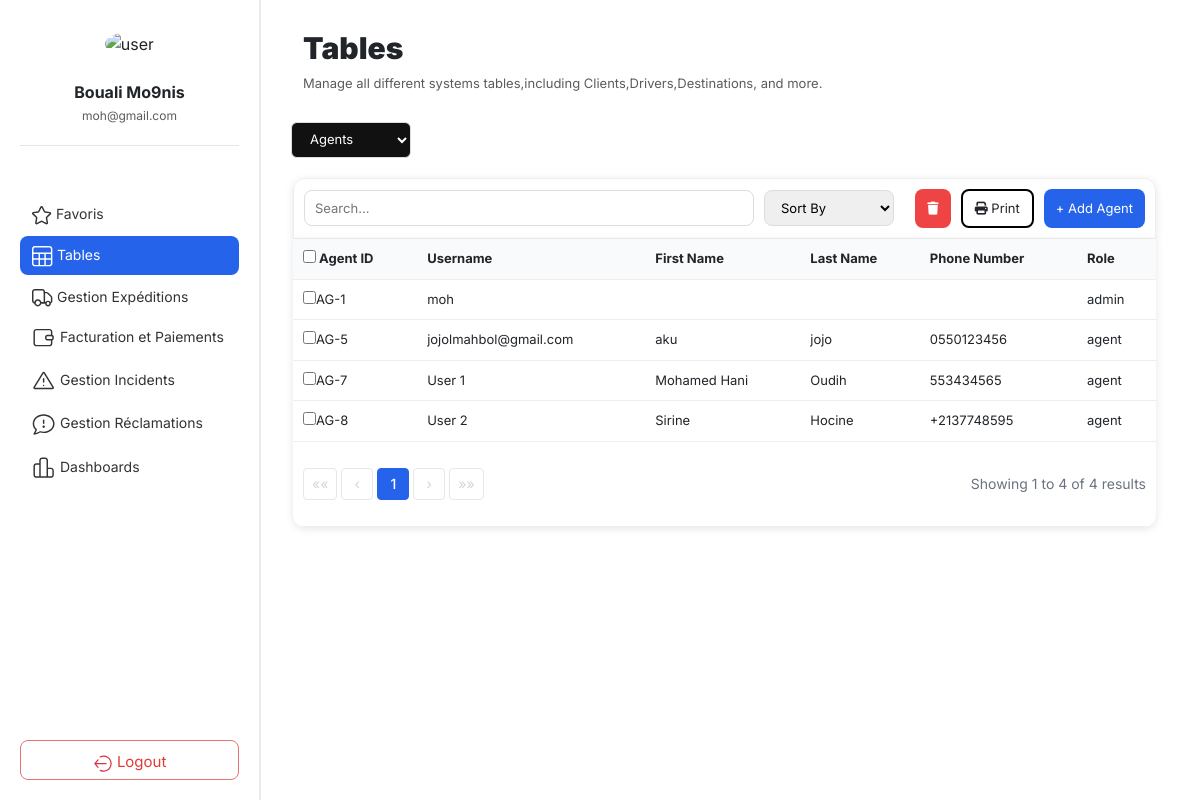
Screenshot of /table/agents/ (signed in) with the database file from the repository.
### core/models/models.py (models this page shows, shortened)
class Profile(models.Model):
    user = models.OneToOneField(User, on_delete=models.CASCADE, related_name='profile')
    role = models.CharField(
        max_length=10,
        choices=[
            ('admin', 'Administrator'),
            ('agent', 'Delivery Agent'),
        ],
        default='agent'
    )
    phone = models.CharField(max_length=20, blank=True)
    created_at = models.DateTimeField(auto_now_add=True)

### core/web/views.py (the view, shortened to what this page needs)
# urls.py: path("table/agents/", views.list_agents, name="list_agents"),
def list_agents(request):
	try:
		Profile = apps.get_model("core", "Profile")
	except LookupError as e:
		raise Http404("Agent model not found (check core/models/models.py).") from e
	db_table = Profile._meta.db_table
	search_query = request.GET.get('search', '').strip()
	agents = Profile.objects.all()
	if search_query:
		agents = agents.filter(
			Q(user__first_name__icontains=search_query) |
			Q(user__last_name__icontains=search_query) |
			Q(role__icontains=search_query)
		)
	page_obj = Paginator(agents, 10).get_page(request.GET.get("page"))
	return render(request, "table/agent/agent.html", {"page_obj": page_obj})

### core/web/templates/table/agent/agent.html (shortened to what this page needs)
{% extends "home.html" %}
{% load static %}
{% block content %}
<div class="tables-top">
    <div class="table-header">
            <h2><b>Tables</b></h2>
            <p class="text-muted">Manage all different systems tables,including Clients,Drivers,Destinations, and more.</p>
    </div>
    <select name="table" class="table-select" onchange="if (this.value) { window.location.href = this.value; }">
            {% if  user.profile.role == 'admin' %}
            <option value="{% url 'list_agents' %}" selected>Agents</option>
            {% endif %}
    </select>
</div>
<section class="table-section">
    <div class="table-actions">
        <form method="get" class="form-actions">
            <div class="left">
                <input type="text" name="search" id="search" placeholder="Search..." value="{{ request.GET.search }}">
                <select id="filter" name="filter">
                    <option value="" disabled {% if not request.GET.filter %}selected{% endif %}>Sort By</option>
                </select>
            </div>
            <div class="right">
                <button type="button" class="btn danger">
                    <i class="fa-solid fa-trash"></i>
                </button>
                <button type="button" class="btn light">
                    <i class="fa-solid fa-print"></i> Print
                </button>
                <button type="button" class="btn primary " id="AddAgentButton">
                    + Add Agent
                </button>
            </div>
        </form>
    </div>
    <div class="table-content">
        <table>
            <thead>
                <tr>
                    <th>
                        <label>
                            <input type="checkbox" id="selectAll">
                            Agent ID
                        </label>
                    </th>
                    <th>Username</th>
                    <th>First Name</th>
                    <th>Last Name</th>
                    <th>Phone Number</th>
                    <th>Role</th>
                </tr>
            </thead>
            <tbody>
                {% for agent in page_obj %}
                <tr>
                    <td class="id-col"><input type="checkbox" value="{{ agent.id }}">AG-{{ agent.id }}</td>
                    <td>{{ agent.user }}</td>
                    <td>{{ agent.user.first_name }}</td>
                    <td>{{ agent.user.last_name }}</td>
                    <td>{{ agent.phone }}</td>
                    <td>{{ agent.role }}</td>
                </tr>
                {% empty %}
                <tr>
                    <td colspan="6">No agents found.</td>
                </tr>
                {% endfor %}
            </tbody>
            <tfoot>
                <tr>
                    <td colspan="6">
                        <div class="pagination-footer">
                            <div class="pagination">
                                {% if page_obj.has_previous %}
                                    <a href="?page=1" class="pagination-nav">««</a>
                                    <a href="?page={{ page_obj.previous_page_number }}" class="pagination-nav">‹</a>
                                {% else %}
                                    <span class="pagination-nav disabled">««</span>
                                    <span class="pagination-nav disabled">‹</span>
                                {% endif %}
                                {% for num in page_obj.paginator.page_range %}
                                    {% if num == page_obj.number %}
                                        <strong class="pagination-current">{{ num }}</strong>
                                    {% elif num > page_obj.number|add:'-3' and num < page_obj.number|add:'3' %}
                                        <a href="?page={{ num }}" class="pagination-link">{{ num }}</a>
                                    {% elif num == 1 or num == page_obj.paginator.num_pages %}
                                        <a href="?page={{ num }}" class="pagination-link">{{ num }}</a>
                                    {% elif num == page_obj.number|add:'-3' or num == page_obj.number|add:'3' %}
                                        <span class="pagination-ellipsis">...</span>
                                    {% endif %}
                                {% endfor %}
                                {% if page_obj.has_next %}
                                    <a href="?page={{ page_obj.next_page_number }}" class="pagination-nav">›</a>
                                    <a href="?page={{ page_obj.paginator.num_pages }}" class="pagination-nav">»»</a>
                                {% else %}
                                    <span class="pagination-nav disabled">›</span>
                                    <span class="pagination-nav disabled">»»</span>
                                {% endif %}
                            </div>
                            <div class="pagination-info">
                                Showing {{ page_obj.start_index }} to {{ page_obj.end_index }} of {{ page_obj.paginator.count }} results
                            </div>
                        </div>
                    </td>
                </tr>
            </tfoot>
        </table>
    </div>
</section>
{% endblock %}

### core/web/templates/home.html (shortened to what this page needs)
{% load static %}
<!DOCTYPE html>
<html lang="en">
<head>
    <link href="https://cdn.jsdelivr.net/npm/bootstrap@5.3.2/dist/css/bootstrap.min.css" rel="stylesheet">
    <link rel="stylesheet" href="{% static 'css/home.css' %}">
    <link rel="stylesheet" href="{% static 'css/client.css' %}">
    <link rel="stylesheet" href="https://cdnjs.cloudflare.com/ajax/libs/font-awesome/6.5.0/css/all.min.css" />
</head>
<body>
    <div class="layout">
        <aside class="sidebar">
            <div class="profile">
                <img src="{% static 'images/avatar.png' %}" alt="user">
                <h3>{{ user.first_name |default:"Bouali " }} {{ user.last_name |default:"Mo9nis"}}</h3>
                <p class="text-muted">{{ user.email |default:"mwines@123.com"}}</p>
            </div>
            <nav class="nav-menu">
                <a href="{% url 'favorite_list' %}" class="menu-item ">     Favoris</a>
                <a href="{% url 'table' %}" class="menu-item {% if request.path|slice:':7' == '/table/' %}active{% endif %}">     Tables</a>
                <a href="{% url 'expedition_list' %}" class="menu-item {% if request.path|slice:':12' == '/expedition/' %} active{% endif %}">     Gestion Expéditions</a>
                <a href="{% url 'facturation_view' %}" class="menu-item {% if request.path|slice:':13' == '/facturation/' %}active{% endif %}">
                      Facturation et Paiements</a>
                <a href="{% url 'incident_list' %}" class="menu-item {% if request.path|slice:':10' == '/incident/' %}active{% endif %}">
                     Gestion Incidents</a>
                <a href="{% url 'reclamation_view' %}" class="menu-item {% if request.resolver_match.url_name == 'reclamation_view' %}active{% endif %}">
                     Gestion Réclamations</a>
                {% if  user.profile.role == 'admin' %}
                <a href="{% url 'commercial_dashboard' %}" class="menu-item {% if request.resolver_match.url_name == 'commercial_dashboard' %}active{% endif %}">
                     Dashboards</a>
                {% endif %}
            </nav>
            <div class="logout">
                <a href="{% url 'login' %}"><button>
                    Logout
                </button></a>
            </div>
        </aside>
        <main class="main-content">
            {% block content %}
            {% endblock %}
        </main>
    </div>
</body>
</html>

### core/web/static/css/home.css (style rules this page uses)
* { box-sizing: border-box; }
body { margin: 0; font-family: 'Inter', sans-serif; }
.sidebar { width:260px; height: 100vh; background-color: white; border-right: 1px soli; display: flex; flex-direction: column; justify-content: space-between; padding: 20px; flex: 0 0 260px; position: fixed; top: 0; left: 0; bottom: 0; border-right: 1px solid #e9ecef; box-shadow: none; }
.profile { text-align: center; border-bottom: 1px solid #e5e5e5; padding-bottom: 20px; }
.profile img { width: 70px; height: 70px; padding: 12px; border-radius: 50%; margin-bottom: 10px; }
.profile h3 { margin: 5px 0; font-size: 16px; font-weight: bold; }
.profile p { margin: 0; font-size: 12px; color: #6c757d; }
.nav-menu { display: flex; flex-direction: column; margin-top: -200px; }
.menu-item { text-decoration: none; font-size: 14px; color: #333; padding: 8px 12px; border-radius: 8px; margin-bottom: 3px; transition: 0.3s; }
.menu-item.active { background-color: #2563eb; color: white; }
.logout button { width: 100%; height: 40px; font-size: 15px; line-height: 40px; text-align: center; border: 1px solid #e57373; border-radius: 8px; background-color: white; color: #e53935; cursor: pointer; }
.main-content { flex: 1 1 auto; min-width: 0; width: auto; padding: 20px; overflow: auto; background-color: #fff ; margin-left: 260px; min-height: 100vh; border-left: 1px solid #e9ecef; }

### core/web/static/css/client.css (style rules this page uses)
.main-content { background: #f5f6fa; padding: 30px; }
.tables-top { margin-bottom: 6px; }
.table-header h2 { font-size: 30px; margin-left: 12px; font-weight: 600; }
.table-header p { font-size: 13px; margin-left: 12px; color: #777; margin-top: 4px; }
.table-select { margin-top: 12px; padding: 8px 14px; font-size: 13px; border-radius: 6px; border: 1px solid #ddd; background: #111; color: white; width: 120px; }
.table-section { margin-left: -12px; background: white; border-radius: 12px; border:0.5 px solid #c2bdbd; padding: 14px; }
.table-actions form { display: flex; align-items: center; gap: 10px; padding: 10px; border: 1px solid #eee; margin-bottom: 0px; }
.table-actions input { flex: 1; padding: 8px 12px; border-radius: 8px; border: 1px solid #ddd; font-size: 13px; }
.table-actions select { padding: 8px 12px; border-radius: 8px; border: 1px solid #ddd; font-size: 13px; }
.form-actions { flex: 1; border-top-left-radius: 12px; border-top-right-radius: 12px; justify-content: space-between; align-items: center; box-shadow: 0 2px 8px rgba(0, 0, 0, 0.1); }
.left { display: flex; gap: 10px; }
.left input { width: 450px; padding: 6px 10px; }
.left select { width: 130px; }
.right { display: flex; gap: 10px; }
.btn { padding: 8px 12px; border-radius: 8px; font-size: 13px; border: none; cursor: pointer; }
.btn.light { background: #ffffff; border:2px solid #000; }
.btn.primary { background: #2563eb; color: white; }
.btn.danger { background: #ef4444; color: white; }
.table-content { width: 100%; overflow-x: auto; box-shadow: 0 2px 8px rgba(0, 0, 0, 0.1); border-bottom-left-radius: 12px; border-bottom-right-radius: 12px; }
table { width: 100%; border-collapse: collapse; font-size: 13px; }
thead { background: #f9fafb; }
th, td { padding: 10px; border-bottom: 1px solid #eee; text-align: left; }
.pagination-footer { display: flex; justify-content: space-between; align-items: center; padding: 16px 0; }
.pagination { display: flex; gap: 4px; align-items: center; }
.pagination-nav, .pagination-link, .pagination-current { min-width: 32px; height: 32px; display: inline-flex; align-items: center; justify-content: center; padding: 0 8px; border-radius: 4px; font-size: 14px; text-decoration: none; color: #374151; background-color: white; border: 1px solid #e5e7eb; transition: all 0.2s; }
.pagination-current { background-color: #2563eb; color: white; border-color: #2563eb; font-weight: 500; }
.pagination-nav.disabled { color: #d1d5db; cursor: not-allowed; pointer-events: none; }
.pagination-info { color: #6b7280; font-size: 14px; }

### core/web/templates/table/agent/agent.html (style rules this page uses)
.main-content { background-color: #fff !important; }

### rows the page displays
Profile: id "1", user "moh", role "admin"
Profile: id "5", user "jojolmahbol@gmail.com", user.first_name "aku", user.last_name "jojo", phone "0550123456", role "agent"
Profile: id "7", user "User 1", user.first_name "Mohamed Hani", user.last_name "Oudih", phone "553434565", role "agent"
Profile: id "8", user "User 2", user.first_name "Sirine", user.last_name "Hocine", phone "+2137748595", role "agent"

### other values shown
{{ user.first_name |default:"Bouali " }} "Bouali"
{{ user.last_name |default:"Mo9nis" }} "Mo9nis"
{{ user.email |default:"mwines@123.com" }} "moh@gmail.com"
{{ num }} "1"
{{ page_obj.start_index }} "1"
{{ page_obj.end_index }} "4"
{{ page_obj.paginator.count }} "4"
